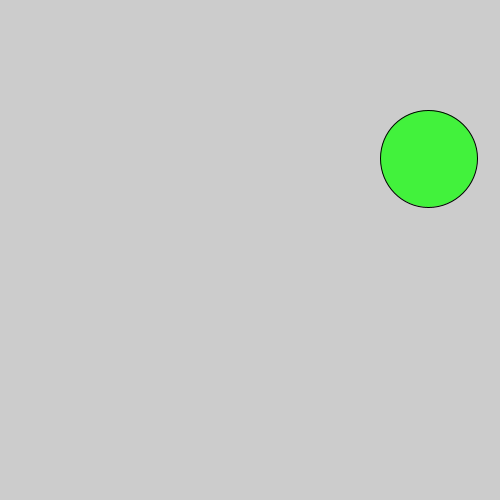
Frame 1 (no input)
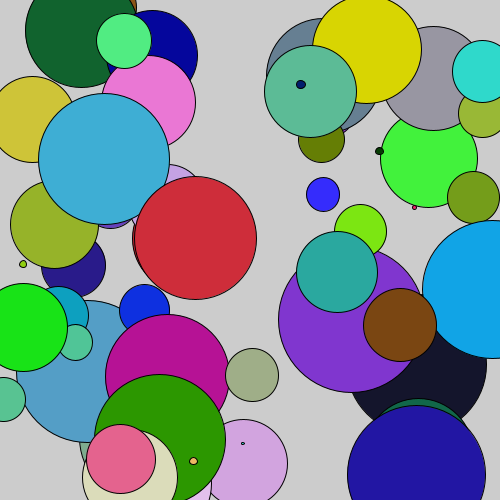
Frame 60 (the mouse pressed at the canvas centre just before this capture)
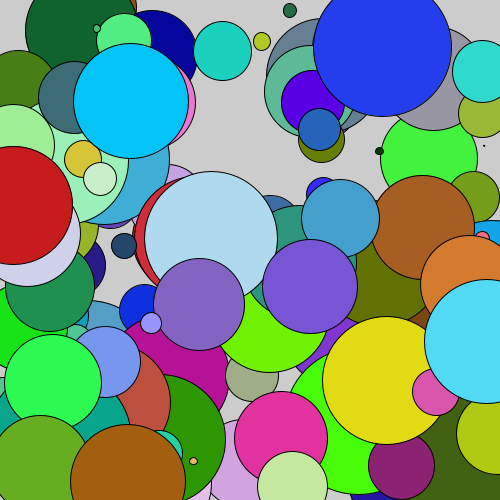
Frame 120 (the mouse held since frame 60 and released just before this capture)

The Processing sketch that drew these frames (run headless with seeded random() and noise(); from frame 60 on, the mouse is pressed at the canvas centre):

// Processing sketch: random_2_pelotitas
// ── random_2_pelotitas.pde
float escala;

void setup(){
 size(500,500);
 frameRate(30);
}

void draw(){
//  background(200);
  escala = random(150);
  fill(random(255), random(255), random(255)); //random RGB
  ellipse(random(width), random(height),escala,escala); //posicion random
}
